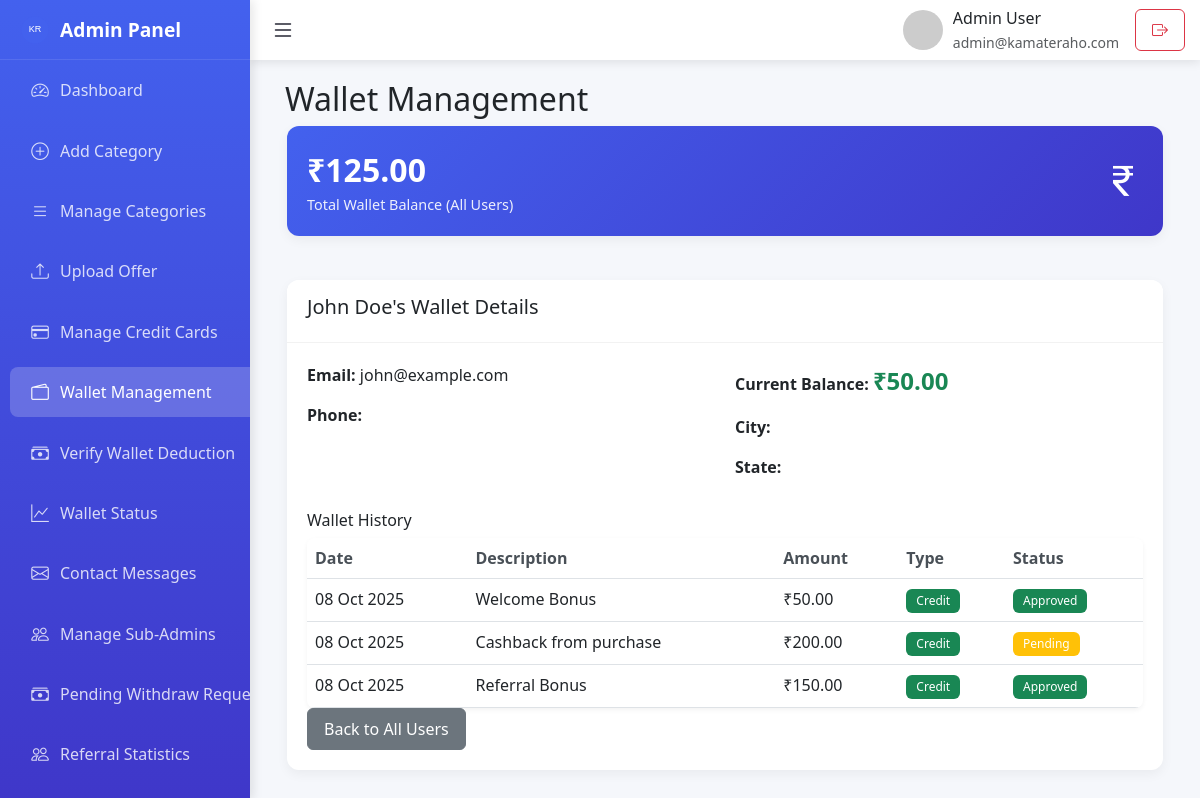
Page /admin/wallet_management.php?user_id=1 on the committed database.
### tables this page shows
CREATE TABLE IF NOT EXISTS users (
    id INT(11) AUTO_INCREMENT PRIMARY KEY,
    name VARCHAR(255) NOT NULL,
    email VARCHAR(255) UNIQUE NOT NULL,
    phone VARCHAR(20),
    city VARCHAR(100),
    state VARCHAR(100),
    password VARCHAR(255) NOT NULL,
    wallet_balance DECIMAL(10, 2) DEFAULT 0.00,
    referral_code VARCHAR(50),
    created_at TIMESTAMP DEFAULT CURRENT_TIMESTAMP
);

CREATE TABLE IF NOT EXISTS wallet_history (
    id INT(11) AUTO_INCREMENT PRIMARY KEY,
    user_id INT(11) NOT NULL,
    amount DECIMAL(10, 2) NOT NULL,
    type ENUM('credit', 'debit') NOT NULL,
    status ENUM('pending', 'approved', 'rejected') DEFAULT 'pending',
    description VARCHAR(255),
    created_at TIMESTAMP DEFAULT CURRENT_TIMESTAMP,
    FOREIGN KEY (user_id) REFERENCES users(id) ON DELETE CASCADE
);

### admin/wallet_management.php (the view, shortened to what this page needs)
<?php
include '../config/db.php';
include 'includes/admin_layout.php';
try {
    $stmt = $pdo->query("SELECT id, name, email, phone, city, state, wallet_balance FROM users ORDER BY wallet_balance DESC");
    $users = $stmt->fetchAll(PDO::FETCH_ASSOC);
    $total_balance = 0;
    foreach ($users as $user) {
        $total_balance += $user['wallet_balance'];
    }
} catch(PDOException $e) {
    $error = "Error fetching users: " . $e->getMessage();
    $users = [];
    $total_balance = 0;
}
$user_wallet_history = [];
$selected_user = null;
if (isset($_GET['user_id'])) {
    $user_id = (int)$_GET['user_id'];
    try {
        $stmt = $pdo->prepare("SELECT id, name, email, phone, city, state, wallet_balance FROM users WHERE id = ?");
        $stmt->execute([$user_id]);
        $selected_user = $stmt->fetch(PDO::FETCH_ASSOC);
        if ($selected_user) {
            $stmt = $pdo->prepare("SELECT * FROM wallet_history WHERE user_id = ? ORDER BY created_at DESC");
            $stmt->execute([$user_id]);
            $user_wallet_history = $stmt->fetchAll(PDO::FETCH_ASSOC);
        }
    } catch(PDOException $e) {
        $error = "Error fetching user data: " . $e->getMessage();
    }
}
?>
<div class="container-fluid">
    <h2>Wallet Management</h2>
    <div class="row">
        <div class="col-md-12">
            <div class="card stats-card">
                <div class="card-body">
                    <div class="d-flex justify-content-between align-items-center">
                        <div>
                            <div class="number">₹<?php echo number_format($total_balance, 2); ?></div>
                            <div class="label">Total Wallet Balance (All Users)</div>
                        </div>
                        <i class="bi bi-currency-rupee fs-1"></i>
                    </div>
                </div>
            </div>
        </div>
    </div>
    <?php if ($selected_user): ?>
        <div class="row mt-4">
            <div class="col-md-12">
                <div class="card">
                    <div class="card-header">
                        <h5><?php echo htmlspecialchars($selected_user['name']); ?>'s Wallet Details</h5>
                    </div>
                    <div class="card-body">
                        <div class="row mb-3">
                            <div class="col-md-6">
                                <p><strong>Email:</strong> <?php echo htmlspecialchars($selected_user['email']); ?></p>
                                <p><strong>Phone:</strong> <?php echo htmlspecialchars($selected_user['phone']); ?></p>
                            </div>
                            <div class="col-md-6">
                                <p><strong>Current Balance:</strong> <span class="fs-4 fw-bold text-success">₹<?php echo number_format($selected_user['wallet_balance'], 2); ?></span></p>
                                <p><strong>City:</strong> <?php echo htmlspecialchars($selected_user['city']); ?></p>
                                <p><strong>State:</strong> <?php echo htmlspecialchars($selected_user['state']); ?></p>
                            </div>
                        </div>
                        <h6>Wallet History</h6>
                        <?php if (empty($user_wallet_history)): ?>
                            <p>No wallet history found for this user.</p>
                        <?php else: ?>
                            <div class="table-responsive">
                                <table class="table">
                                    <thead>
                                        <tr>
                                            <th>Date</th>
                                            <th>Description</th>
                                            <th>Amount</th>
                                            <th>Type</th>
                                            <th>Status</th>
                                        </tr>
                                    </thead>
                                    <tbody>
                                        <?php foreach ($user_wallet_history as $history): ?>
                                            <tr>
                                                <td><?php echo date('d M Y', strtotime($history['created_at'])); ?></td>
                                                <td><?php echo htmlspecialchars($history['description']); ?></td>
                                                <td>₹<?php echo number_format($history['amount'], 2); ?></td>
                                                <td>
                                                    <span class="badge bg-<?php echo $history['type'] === 'credit' ? 'success' : 'danger'; ?>">
                                                        <?php echo ucfirst($history['type']); ?>
                                                    </span>
                                                </td>
                                                <td>
                                                    <span class="badge bg-<?php
                                                        echo $history['status'] === 'approved' ? 'success' :
                                                           ($history['status'] === 'rejected' ? 'danger' : 'warning'); ?>">
                                                        <?php echo ucfirst($history['status']); ?>
                                                    </span>
                                                </td>
                                            </tr>
                                        <?php endforeach; ?>
                                    </tbody>
                                </table>
                            </div>
                        <?php endif; ?>
                        <a href="wallet_management.php" class="btn btn-secondary">Back to All Users</a>
                    </div>
                </div>
            </div>
        </div>
    <?php endif; ?>
</div>
<?php include 'includes/admin_footer.php'; ?>

### admin/assets/admin.css (style rules this page uses)
.card { transition: all 0.3s ease; margin-bottom: 20px; }
.card-body { padding: 1.25rem; }
.stats-card { border-left: 4px solid rgba(255, 255, 255, 0.3); }
.table th { font-weight: 600; color: #495057; }
.table-responsive { border-radius: 8px; overflow: hidden; box-shadow: 0 2px 5px rgba(0, 0, 0, 0.05); }
.table { margin-bottom: 0; }
.table th, .table td { white-space: nowrap; }
.badge { padding: 6px 10px; font-weight: 500; }
.btn { border-radius: 6px; padding: 8px 16px; font-weight: 500; }
@media (max-width: 1200px) { .container-fluid { padding: 0 15px; } }
@media (max-width: 1200px) { .row { margin: 0 -10px; } }
@media (max-width: 1200px) { .col-xl-3, .col-lg-6, .col-md-6, .col-sm-12 { padding: 0 10px; } }

### admin/includes/admin_layout.php (style rules this page uses)
:root { --sidebar-width: 250px; --header-height: 60px; --primary-color: #4361ee; --secondary-color: #3f37c9; --success-color: #4cc9f0; --dark-color: #1d1e2c; --light-color: #f8f9fa; }
body { background-color: #f5f7fb; font-family: 'Segoe UI', Tahoma, Geneva, Verdana, sans-serif; }
.card { border: none; border-radius: 12px; box-shadow: 0 4px 12px rgba(0, 0, 0, 0.05); margin-bottom: 20px; transition: transform 0.3s; }
.card-header { background-color: white; border-bottom: 1px solid rgba(0, 0, 0, 0.05); font-weight: 600; padding: 15px 20px; border-radius: 12px 12px 0 0 !important; }
.stats-card { background: linear-gradient(135deg, var(--primary-color), var(--secondary-color)); color: white; }
.stats-card .number { font-size: 2rem; font-weight: 700; }
.stats-card .label { font-size: 0.9rem; opacity: 0.9; }

### rows in the picture
users: name "John Doe", email "john@example.com", wallet_balance "50.00"
wallet_history: created_at "08 Oct 2025", description "Welcome Bonus", amount "50.00", type "Credit", status "Approved"
wallet_history: created_at "08 Oct 2025", description "Cashback from purchase", amount "200.00", type "Credit", status "Pending"
wallet_history: created_at "08 Oct 2025", description "Referral Bonus", amount "150.00", type "Credit", status "Approved"

### other values in the picture
$admin_name "Admin User"
$admin_email "admin@kamateraho.com"
$total_balance "125.00"
